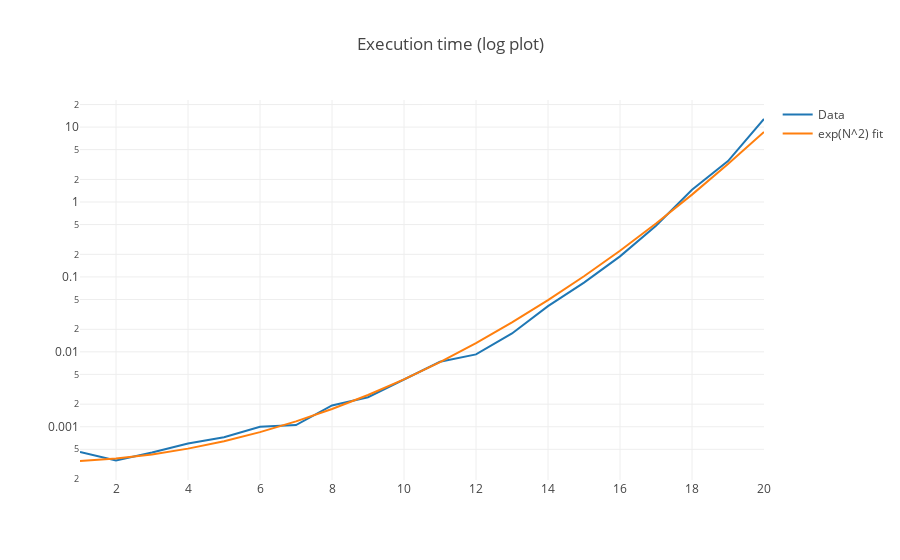

Notebook source saved alongside this figure:
### Markdown cell above
The direct sampler we implemented provides the right distributions, but saldy has very poor performance as we increase the number of spheres. The time required to generate a valid configuration will grow exponentially.

We can try to make a rough analytical estimate of the time required. The number of steps $T$ required to get a valid configuration (i.e. without overlaps) is geometrically distributed:

$$
\mathbb{E}[T] = \frac{1}{P_{acc}}
$$


where $P_{acc}$ is the probability of generating a single valid configuration. We must then calculate the probability of having no overlap when extracting the k-th sphere, but this is not completely trivial since it depends on the position of the previously extracted spheres. Since we are interested in asymptotic behaviour, we can just deal with an upper bound. If we consider $N$ spheres labeled by $k = 0, 1, \dots, N - 1$, the probability $p_k$ of accepting the k-th sphere is

$$
p_k \leq 1 - \frac{2\sigma}{L - 2\sigma}k
$$

thus

$$
P_{acc} = \prod_{k = 0}^{N - 1}p_k \leq \prod_{k=0}^{N-1}\left( 1 - \frac{2\sigma}{L - 2\sigma}k \right)
$$

We define $\lambda = \frac{L - 2\sigma}{2\sigma}$ (note that $\lambda$ has a physical meaning: it’s the maximum number of spheres of radius $\sigma$ we can place on the line of length $L$ without counting the first one). After few simple manipulations we get:

$$
P_{acc} \leq \lambda^{-N} \frac{\Gamma(\lambda)}{\Gamma(\lambda - N)}
$$

Let’s assume that $\lambda \gg 1$ (i.e. the line is long with respect to the sphere radius) and that $\lambda \gg N$ (i.e. we optimistically consider sparse configurations with N small with respect to the maximum number of spheres we could fit on the line). Then we can use Stirling’s expansion to get:

$$
\lambda^{-N} \frac{\Gamma(\lambda)}{\Gamma(\lambda - N)} \simeq e^{-N} \left(1 + \frac{N}{\lambda - N}\right)
$$

taking the logarithm and expanding to first order in $\frac{1}{\lambda}$ we have

$$
\log(P_{acc}) \lesssim -\frac{N^2}{2(\lambda - N)} + \frac{N}{2(\lambda - N)}  
$$

Eventually leading to the result

$$
\mathbb{E}[T] \gtrsim \exp\left(\frac{N^2}{2\lambda}\right)
$$

This is diverging very quickly! We can check this by doing a simple benchmark.
Fitting the data with a function $a\exp(b n^2)$ we obtain a coefficient $b \sim \frac{1}{2\lambda}$.

### Code cell
Ns = np.arange(1, 21)
times_direct = np.zeros_like(Ns, dtype=np.float_)
for i, n in enumerate(Ns):
    sampler_direct = DirectSampler(n, 10, 0.1)
    
    times_direct[i] = timeit.timeit(sampler_direct.sample, number=3)


# Try the fit (we fit the log or we would get overflows).
f = lambda x, a, b: a + (b * x**2)
a, b = curve_fit(f, Ns, np.log(times_direct))[0]

print("Fit: {:f}*exp({:f}*n^2)".format(np.exp(a), b))

data = [
    Scatter(x=Ns, y=times_direct, name="Data"),
    Scatter(x=Ns, y=np.exp(f(Ns, a, b)), name="exp(N^2) fit")
]
lyt = Layout(title="Execution time (log plot)", yaxis=dict(type="log"))
py.iplot(Figure(data=data, layout=lyt))

### Figure 1 — Plotly figure (JSON) as saved in the notebook; plotly's stock layout.template omitted (floating-point values rounded to 4 significant figures)
{"data": [{"name": "Data", "type": "scatter", "x": [1, 2, 3, 4, 5, 6, 7, 8, 9, 10, 11, 12, 13, 14, 15, 16, 17, 18, 19, 20], "y": [0.0004607, 0.0003545, 0.0004536, 0.0005976, 0.0007246, 0.0009986, 0.001053, 0.001925, 0.002482, 0.004326, 0.007374, 0.009256, 0.01757, 0.04074, 0.08383, 0.1881, 0.4832, 1.458, 3.513, 12.82]}, {"name": "exp(N^2) fit", "type": "scatter", "x": [1, 2, 3, 4, 5, 6, 7, 8, 9, 10, 11, 12, 13, 14, 15, 16, 17, 18, 19, 20], "y": [0.0003492, 0.0003767, 0.0004276, 0.0005107, 0.0006415, 0.0008478, 0.001179, 0.001724, 0.002652, 0.004293, 0.00731, 0.01309, 0.02468, 0.04892, 0.102, 0.2238, 0.5166, 1.254, 3.204, 8.609]}], "layout": {"title": "Execution time (log plot)", "yaxis": {"type": "log"}}}
